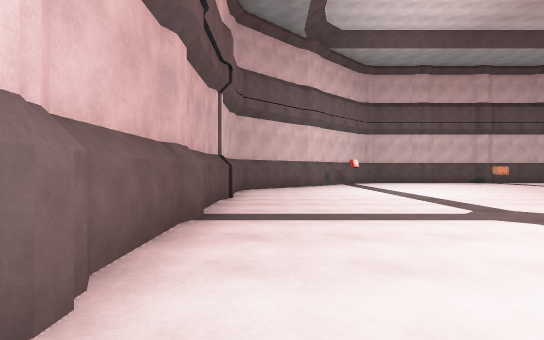
[1] (above)

16 first-person views from a walk through a Unity game level. The camera is 1.3 m above the floor, looks level and sees 80° across. The floor is counted in squares, 2 m on a side. Each view is taken from the middle of a square. On the plan, view 1 faces up. The plan holds only what a view shows up to about 10 squares ahead; the rest is blank. The place goes on beyond the plan. The player is left out. Some surface patterns are stand-ins.

[2]
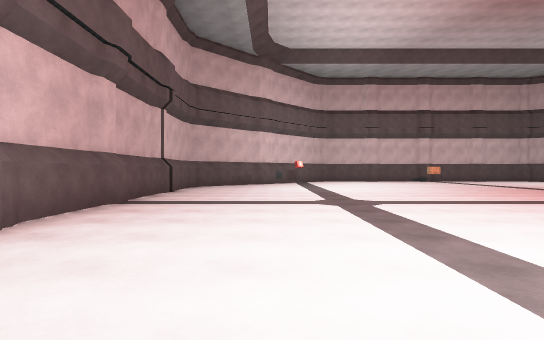

[3]
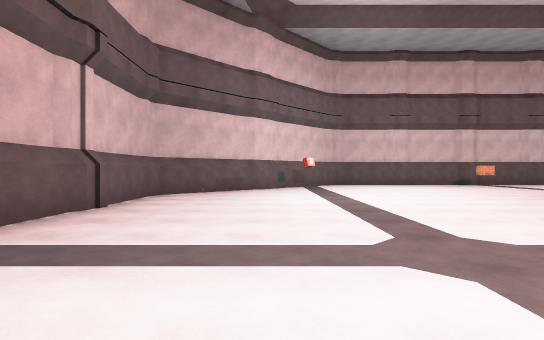

[4]
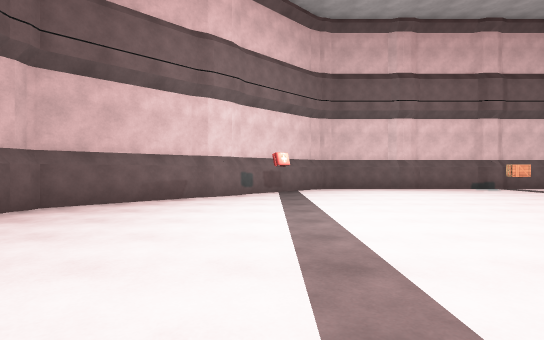

[5]
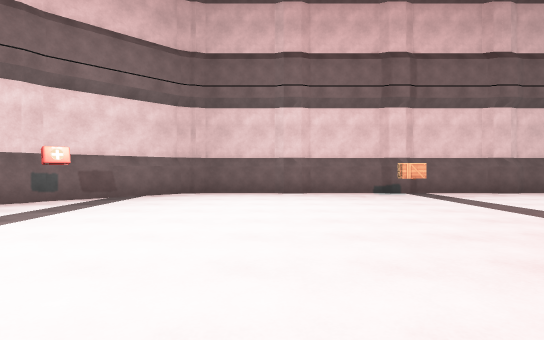

[6]
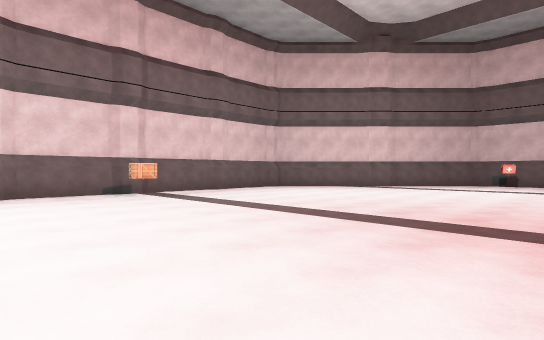

[7]
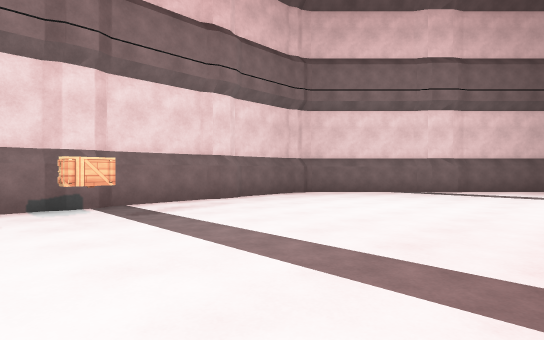

[8]
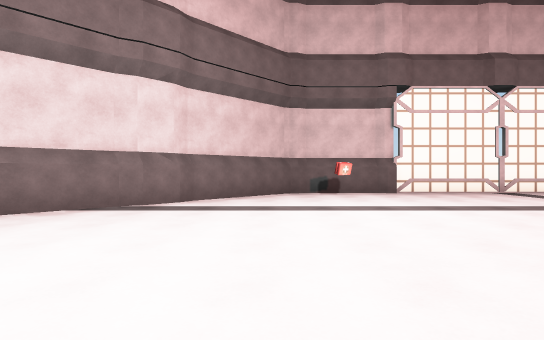

[9]
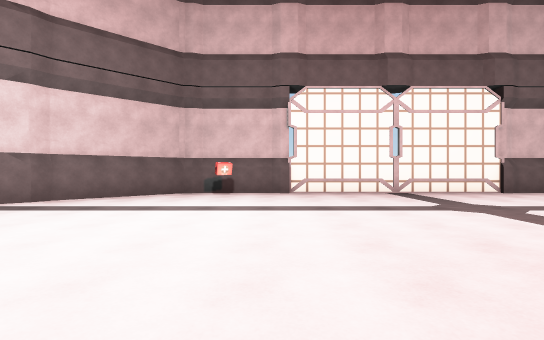

[10]
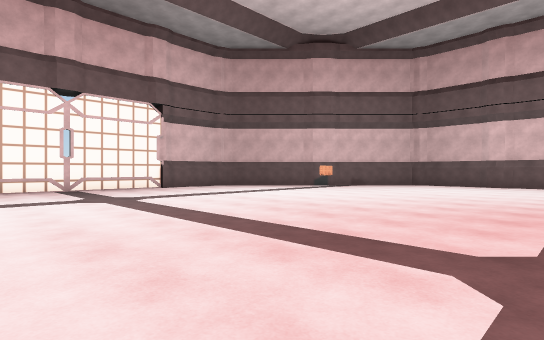

[11]
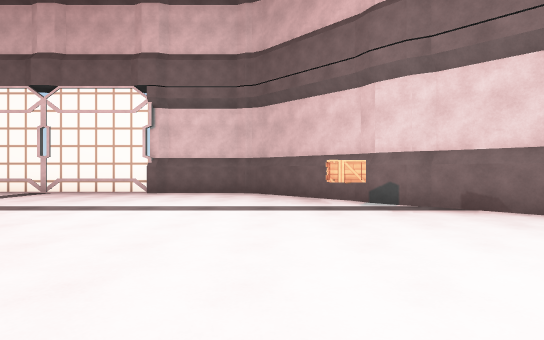

[12]
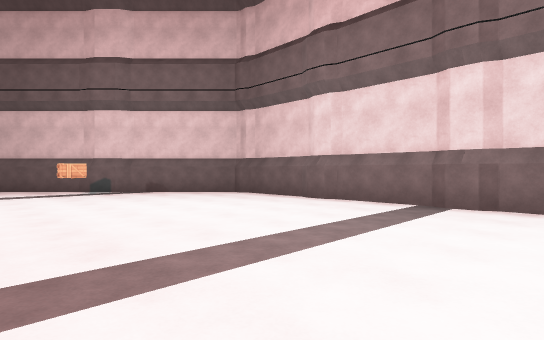

[13]
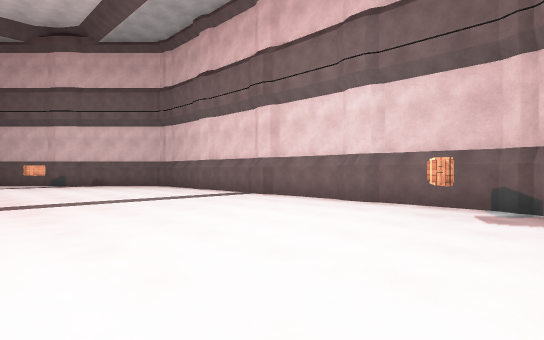

[14]
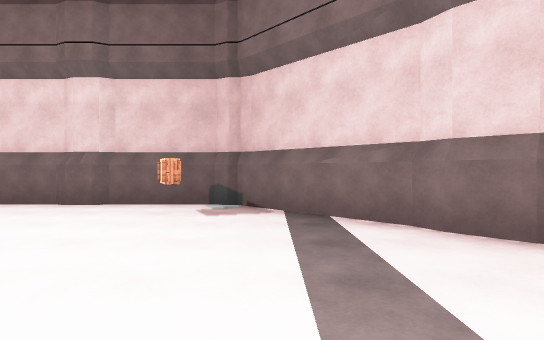

[15]
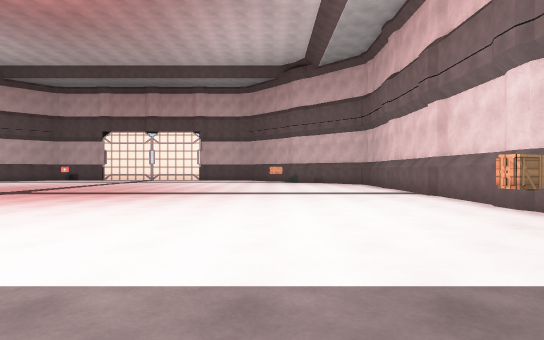

[16]
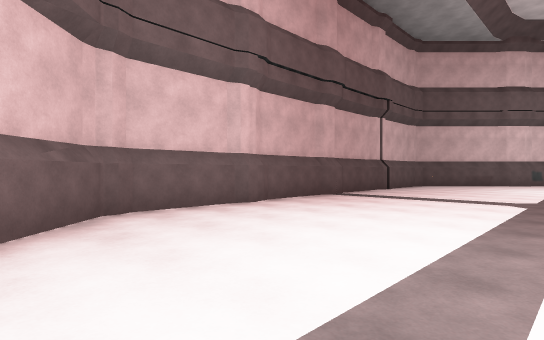

### Floor plan
Points are (right, up) in squares from view 1. A wall is a line through its corners. A room is listed if a view was taken in it or the views show most of it. See-through windows are left out.
Room 1 (views 1, 2, 3, 4, 5, 6, 7, 8, 9, 10, 11, 12, 13, 14, 15, 16)
walls: (10.4, 16) (10, 16.2); (19, 13.4) (18.8, 13.8); (20, 12.6) (19.5, 12.9); (19.4, -3.9) (19.9, -3.7); (10, -7.2) (10.4, -6.9); (1.6, 12.9) (1.2, 12.7); (16.7, 15.9) (16.1, 16.2); (22.3, 9.9) (22, 10.5); (-1.1, 7.5) (-1.1, 1.5); (13, -7.2) (13.4, -7); (2.3, 13.8) (2, 13.3); (-1.2, 2.2) (-0.9, 1.7); (18.7, -4.9) (18.9, -4.4); (5.2, 16.2) (4.4, 15.8) (-0.9, 10.5); (-1.1, 1) (-1.1, -0.8) (-0.8, -1.5); (2.1, -4.3) (2.4, -4.9); (22.2, -1.4) (22.2, 10.3) (16.4, 16.1) (4.6, 16.1); (1.5, -3.9) (4.7, -7.1) (16.4, -7.1) (21.9, -1.7) (22.2, -1); (-1.1, 10) (-1.1, 8); (4.5, -6.8) (5.2, -7.2); (-0.9, -1.5) (0.3, -2.7)
objects: crate (6, -6); crate (10, 15); crate (18, -3)

Positions as (right, up) in squares from view 1, and headings:
1: (0, 0), facing up
2: (2, -2), facing up
3: (2, 2), facing up
4: (3, 5), facing up
5: (7, 7), facing up
6: (7, 7), facing up-right
7: (9, 10), facing up-right
8: (13, 11), facing right
9: (13, 8), facing right
10: (11, 7), facing down-right
11: (13, -2), facing right
12: (9, -1), facing down-right
13: (4, -1), facing down-right
14: (4, -1), facing down
15: (2, -3), facing right
16: (4, -3), facing up-left
